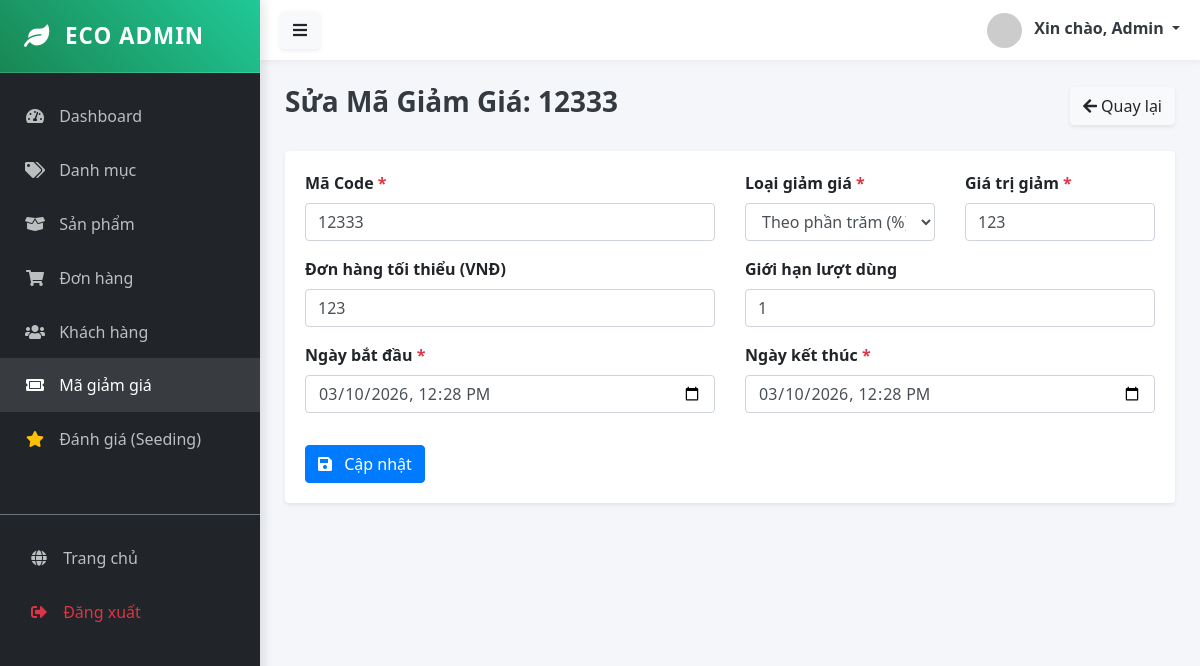
Screenshot of /public/admin/coupon/edit/12 (signed in) with the database file from the repository.
### tables this page shows
CREATE TABLE `coupons` (
  `id` bigint UNSIGNED NOT NULL,
  `code` varchar(100) DEFAULT NULL,
  `type` varchar(50) DEFAULT NULL,
  `value` bigint DEFAULT NULL,
  `min_order_cents` bigint DEFAULT NULL,
  `usage_limit` int DEFAULT NULL,
  `used_count` int DEFAULT '0',
  `starts_at` datetime DEFAULT NULL,
  `ends_at` datetime DEFAULT NULL,
  `applies_to_category_ids` json DEFAULT NULL,
  `created_at` timestamp NULL DEFAULT CURRENT_TIMESTAMP
);

### app/Controllers/Admin/CouponController.php (called while the page is built, shortened)
<?php
class CouponController extends Controller {
    public function edit($id) {
        $couponModel = $this->model('Coupon');
        $coupon = $couponModel->getById($id);
        $this->view('admin/coupons/edit', ['coupon' => $coupon]);
    }
}

### app/Core/App.php (called while the page is built, shortened)
<?php
class App {
    protected $controller = 'HomeController';
    protected $method = 'index';
    public function __construct() {
        $url = $this->parseUrl();
        if (isset($url[0]) && strtolower($url[0]) == 'admin') {
            array_shift($url);
            $folder = 'Admin';
            $this->controller = 'DashboardController';
            if (isset($url[0])) {
                $controllerName = $this->convertToPascalCase($url[0]) . 'Controller';
                if (file_exists('../app/Controllers/Admin/' . $controllerName . '.php')) {
                    $this->controller = $controllerName;
                    array_shift($url);
                }
            }
        }
        $file = '../app/Controllers/' . $folder . '/' . $this->controller . '.php';
        if (file_exists($file)) {
            $this->controller = new $class;
        } else {
            die("Lỗi 404: Controller '{$this->controller}' không tồn tại.");
        }
        if (isset($url[0])) {
            $methodName = $this->convertToCamelCase($url[0]);
            if (method_exists($this->controller, $methodName)) {
                $this->method = $methodName;
                array_shift($url);
            }
            elseif (method_exists($this->controller, str_replace('-', '_', $url[0]))) {
                $this->method = str_replace('-', '_', $url[0]);
                array_shift($url);
            }
        }
        $this->params = $url ? array_values($url) : [];
        call_user_func_array([$this->controller, $this->method], $this->params);
    }
    public function parseUrl() {
        if (isset($_GET['url'])) {
            return explode('/', filter_var(rtrim($_GET['url'], '/'), FILTER_SANITIZE_URL));
        }
        return [];
    }
    private function convertToPascalCase($string) {
        return str_replace(' ', '', ucwords(str_replace('-', ' ', $string)));
    }
    private function convertToCamelCase($string) {
        return lcfirst($this->convertToPascalCase($string));
    }
}

### public/index.php (called while the page is built, shortened)
<?php
$app = new App();

### config/database.php (called while the page is built)
<?php
return [
    'host' => $_ENV['DB_HOST'] ?? 'localhost',
    'dbname' => $_ENV['DB_DATABASE'] ?? 'ecostore',
    'user' => $_ENV['DB_USERNAME'] ?? 'root',
    'pass' => $_ENV['DB_PASSWORD'] ?? '',
    'charset' => 'utf8mb4'
];

### app/Core/Database.php (called while the page is built, shortened)
<?php
class Database {
    private static $instance = null;
    private $connection;
    private function __construct() {
        $config = require __DIR__ . '/../../config/database.php';
        $dsn = "mysql:host={$config['host']};dbname={$config['dbname']};charset={$config['charset']}";
        try {
            $this->connection = new PDO($dsn, $config['user'], $config['pass']);
            $this->connection->setAttribute(PDO::ATTR_ERRMODE, PDO::ERRMODE_EXCEPTION);
            $this->connection->setAttribute(PDO::ATTR_DEFAULT_FETCH_MODE, PDO::FETCH_ASSOC);
        } catch (PDOException $e) {
            die("DB Connection Error: " . $e->getMessage());
        }
    }
    public static function getInstance() {
        if (!self::$instance) {
            self::$instance = new Database();
        }
        return self::$instance;
    }
    public function query($sql, $params = []) {
        try {
            $stmt = $this->connection->prepare($sql);
            $stmt->execute($params);
            return $stmt;
        } catch (PDOException $e) {
            die("Lỗi truy vấn SQL: " . $e->getMessage());
        }
    }
    public function fetch($sql, $params = []) {
        return $this->query($sql, $params)->fetch();
    }
}

### app/Core/Model.php (called while the page is built, shortened)
<?php
abstract class Model {
    public function __construct() {
        $this->db = Database::getInstance();
    }
}

### app/Models/Coupon.php (called while the page is built, shortened)
<?php
class Coupon extends Model {
    protected $table = 'coupons';
    public function getById($id) {
        $sql = "SELECT * FROM {$this->table} WHERE id = ?";
        return $this->db->fetch($sql, [$id]);
    }
}

### app/Views/admin/coupons/edit.php (the view, shortened to what this page needs)
<?php require_once '../app/Views/layouts/admin/sidebar.php'; ?>
<div class="d-flex justify-content-between align-items-center mb-4">
    <h3 class="text-dark font-weight-bold">Sửa Mã Giảm Giá: <?= $coupon['code'] ?></h3>
    <a href="/MY_WEB/public/admin/coupon" class="btn btn-light shadow-sm"><i class="fas fa-arrow-left"></i> Quay lại</a>
</div>
<div class="card shadow-sm border-0">
    <div class="card-body">
        <form action="/MY_WEB/public/admin/coupon/update/<?= $coupon['id'] ?>" method="POST">
            <div class="row">
                <div class="col-md-6 form-group">
                    <label class="font-weight-bold">Mã Code <span class="text-danger">*</span></label>
                    <input type="text" name="code" class="form-control text-uppercase" value="<?= $coupon['code'] ?>" required>
                </div>
                <div class="col-md-3 form-group">
                    <label class="font-weight-bold">Loại giảm giá <span class="text-danger">*</span></label>
                    <select name="type" class="form-control" required>
                        <option value="percent" <?= $coupon['type'] == 'percent' ? 'selected' : '' ?>>Theo phần trăm (%)</option>
                    </select>
                </div>
                <div class="col-md-3 form-group">
                    <label class="font-weight-bold">Giá trị giảm <span class="text-danger">*</span></label>
                    <input type="number" name="value" class="form-control" value="<?= $coupon['value'] ?>" required>
                </div>
                <div class="col-md-6 form-group">
                    <label class="font-weight-bold">Đơn hàng tối thiểu (VNĐ)</label>
                    <input type="number" name="min_order_cents" class="form-control" value="<?= $coupon['min_order_cents'] ?>">
                </div>
                <div class="col-md-6 form-group">
                    <label class="font-weight-bold">Giới hạn lượt dùng</label>
                    <input type="number" name="usage_limit" class="form-control" value="<?= $coupon['usage_limit'] ?>" placeholder="Để trống nếu vô hạn">
                </div>
                <div class="col-md-6 form-group">
                    <label class="font-weight-bold">Ngày bắt đầu <span class="text-danger">*</span></label>
                    <input type="datetime-local" name="starts_at" class="form-control" value="<?= date('Y-m-d\TH:i', strtotime($coupon['starts_at'])) ?>" required>
                </div>
                <div class="col-md-6 form-group">
                    <label class="font-weight-bold">Ngày kết thúc <span class="text-danger">*</span></label>
                    <input type="datetime-local" name="ends_at" class="form-control" value="<?= date('Y-m-d\TH:i', strtotime($coupon['ends_at'])) ?>" required>
                </div>
            </div>
            <button type="submit" class="btn btn-primary mt-3"><i class="fas fa-save mr-2"></i> Cập nhật</button>
        </form>
    </div>
</div>
<?php require_once '../app/Views/layouts/admin/footer.php'; ?>

### public/assets/css/admin.css (style rules this page uses)
:root { --primary-color: #0d6efd; --secondary-color: #6c757d; --success-color: #198754; --sidebar-bg: #212529; --sidebar-width: 260px; --header-height: 60px; }
body { font-family: 'Segoe UI', Tahoma, Geneva, Verdana, sans-serif; background-color: #f4f6f9; overflow-x: hidden; }

### rows the page displays
coupons: code "12333", type "Theo phần trăm (%)", value "123", min_order_cents "123", usage_limit "1", starts_at "03/10/2026 12:28", ends_at "03/10/2026 12:28"

### other values shown
$_SESSION['admin_name'] "Admin"
